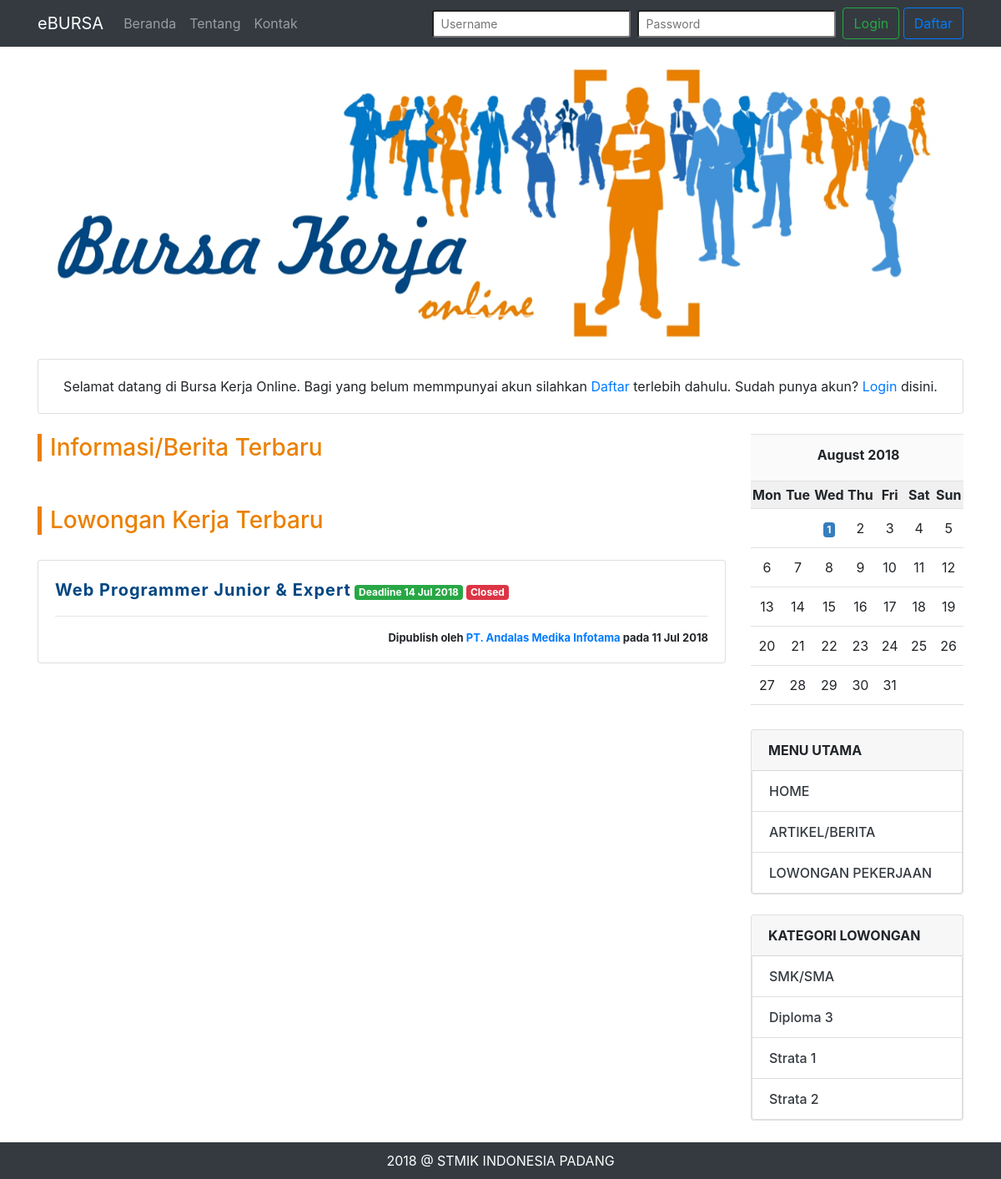
The app's page /main.php?page=home, older data.
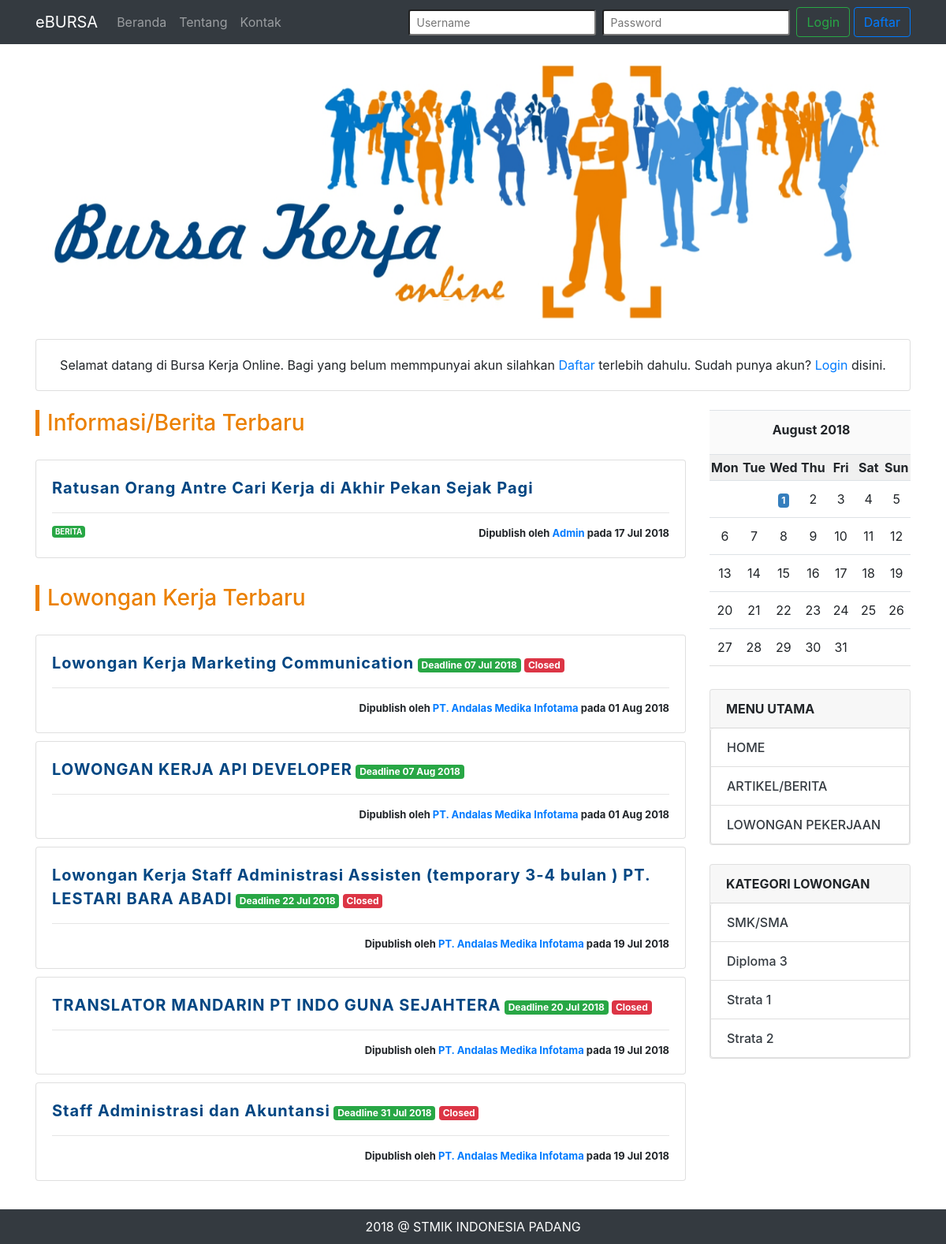
The same page, newer data.
### tables this page shows
CREATE TABLE `lowongan` (
  `id` int(11) NOT NULL AUTO_INCREMENT,
  `profil_perusahaan_id` int(11) NOT NULL,
  `judul` varchar(255) NOT NULL,
  `tanggal_mulai` date NOT NULL,
  `tanggal_selesai` date NOT NULL,
  `deskripsi_pekerjaan` text NOT NULL,
  `deskripsi_persyaratan` text NOT NULL,
  `gaji` varchar(100) NOT NULL,
  `bann` tinyint(1) NOT NULL DEFAULT '0',
  `status` tinyint(1) NOT NULL,
  `gambar` varchar(255) DEFAULT 'no_image.jpg',
  `dibuat_pada` date NOT NULL,
  PRIMARY KEY (`id`),
  KEY `profil_perusahaan_id` (`profil_perusahaan_id`)
);

CREATE TABLE `profil_perusahaan` (
  `id` int(11) NOT NULL AUTO_INCREMENT,
  `user_akun_id` int(11) NOT NULL,
  `nama_perusahaan` varchar(50) NOT NULL,
  `no_siup` varchar(20) NOT NULL,
  `no_situ` varchar(20) NOT NULL,
  `bidang_usaha` varchar(50) NOT NULL,
  `alamat` text,
  `telepon` varchar(20) DEFAULT NULL,
  `deskripsi_perusahaan` text,
  `website` varchar(50) DEFAULT NULL,
  `email` varchar(50) NOT NULL,
  `logo_perusahaan` varchar(100) DEFAULT 'default.png',
  `slogan` varchar(50) DEFAULT NULL,
  `dibuat_pada` date NOT NULL,
  PRIMARY KEY (`id`),
  KEY `user_akun_id` (`user_akun_id`)
);

CREATE TABLE `info_berita` (
  `id` int(11) NOT NULL AUTO_INCREMENT,
  `profil_admin_id` int(11) NOT NULL,
  `judul` varchar(200) NOT NULL,
  `tanggal` date NOT NULL,
  `kategori` enum('Berita','Event','Info') NOT NULL,
  `konten` text NOT NULL,
  `status` tinyint(1) NOT NULL,
  PRIMARY KEY (`id`),
  KEY `profil_admin_id` (`profil_admin_id`)
);

### cores/misc/function.php (called while the page is built, shortened)
<?php
	function koneksi() {
		$conn = mysqli_connect('localhost', 'root', '', 'dbbursa');
		return $conn;
	}
	function perusahaanGetNama($user_id) {
		$conn = koneksi();
		$sql = "SELECT nama_perusahaan FROM profil_perusahaan WHERE id = '$user_id'";
		$proc = mysqli_query($conn, $sql);
		$data = mysqli_fetch_assoc($proc);
		return $data['nama_perusahaan'];
	}
?>

### views/home.php (the view, shortened to what this page needs)
<?php include "views/partials/carousel.php"; ?>
<div class="card bg-scondary my-4 text-center">
	<div class="card-body">
		<p class="m-0">
			Selamat datang di Bursa Kerja Online. Bagi yang belum memmpunyai akun silahkan
			<a href="?page=daftar">Daftar</a> terlebih dahulu. Sudah punya akun?
			<a href="?page=login">Login</a> disini.
		</p>
	</div>
</div>
<div class="row">
	<div class="col-md-9">
		<div class="row">
			<div class="col-md-12">
				<h3 class="home-title">Informasi/Berita Terbaru</h3>
				<?php
					$list_data = [];
					$query = "SELECT * FROM info_berita WHERE status = '1' ORDER BY tanggal DESC LIMIT 5";
					$process = mysqli_query($conn, $query);
					while($row = mysqli_fetch_array($process)) {
						$list_data[] = $row;
					}
					foreach ($list_data as $key => $value) {
				?>
				<div class="row bt-mrg-10">
					<div class="col-md-12">
						<div class="card">
							<div class="card-body">
								<p class="post-title">
									<a href="?page=detail-info&id=<?php echo $value['id'] ?>" class=""><?php echo $value['judul'] ?></a>
								</p><hr>
								<p class="post-time text-right"><span class="badge badge-success float-left"><?php echo strtoupper($value['kategori']) ?></span>Dipublish oleh <a href="#">Admin</a> pada <?php echo date("d M Y", strtotime($value['tanggal'])) ?></p>
							</div>
						</div>
					</div>
				</div>
				<?php
					}
				?>
			</div>
		</div><br>
		<div class="row">
			<div class="col-md-12">
				<h3 class="home-title">Lowongan Kerja Terbaru</h3>
				<?php
					$list_data2 = array();
					$query2 = "SELECT * FROM lowongan ORDER BY dibuat_pada DESC LIMIT 5";
					$process2 = mysqli_query($conn, $query2);
					while($row = mysqli_fetch_array($process2)) {
						$list_data2[] = $row;
					}
					foreach ($list_data2 as $key => $value) {
				?>
				<div class="row bt-mrg-10">
					<div class="col-md-12">
						<div class="card">
							<div class="card-body">
								<p class="post-title">
									<a href="?page=detail-loker&id=<?php echo $value['id'] ?>"><?php echo $value['judul'] ?></a>
									<span class="badge badge-success">Deadline <?php echo date("d M Y", strtotime($value['tanggal_selesai'])) ?></span>
									<?php
										$date_now = date("Y-m-d");
										if ($value['status'] == 0 || $date_now > $value['tanggal_selesai']) {
											echo '<span class="badge badge-danger">Closed</span> ';
										}
									?>
								</p><hr>
								<p class="post-time text-right">Dipublish oleh <a href="#"><?php echo perusahaanGetNama($value['profil_perusahaan_id']) ?></a> pada <?php echo date("d M Y", strtotime($value['dibuat_pada'])) ?></p>
							</div>
						</div>
					</div>
				</div>
				<?php
					}
				?>
			</div>
		</div>
	</div>
	<div class="col-md-3">
		<?php include "views/partials/rightbar.php"; ?>
	</div>
</div>

### main.php (shortened to what this page needs)
<?php
	require 'cores/misc/function.php';
?>
<!DOCTYPE html>
<html>
<head>
	<link rel="stylesheet" href="assets/vendors/bootstrap/css/bootstrap.min.css">
	<link rel="stylesheet" href="assets/vendors/datatables/datatables.min.css">
	<link rel="stylesheet" href="assets/vendors/air-datepicker/dist/css/datepicker.min.css">
	<link rel="stylesheet" href="assets/vendors/zabuto/zabuto_calendar.min.css">
	<link rel="stylesheet" href="assets/css/app.css">
</head>
<body>
	<?php include "views/partials/navbar.php"; ?>
	<div class="container main-content">
		<div><br></div>
		<?php
			if (ISSET($_GET['page'])) {
				$page = $_GET['page'];
				if ($page == 'home') {
					include "views/home.php";
				} elseif ($page == 'login') {
					include "views/auth/login.php";
				} elseif ($page == 'daftar') {
					include "views/auth/daftar.php";
				} elseif ($page == 'aktivasi') {
					include "views/auth/aktivasi.php";
				} elseif ($page == 'info') {
					include "views/info.php";
				} elseif ($page == 'loker') {
					include "views/loker.php";
				} elseif ($page == 'loker-adv') {
					include "views/loker-adv.php";
				} elseif ($page == 'detail-loker') {
					include "views/detail-loker.php";
				} elseif ($page == 'detail-info') {
					include "views/detail-info.php";
				} elseif ($page == 'tambah-komentar-loker') {
					include "views/tambah-komentar-loker.php";
				} elseif ($page == 'tambah-komentar-info') {
					include "views/tambah-komentar-info.php";
				} elseif ($page == 'lamar-kerja') {
					include "views/lamar-kerja.php";
				} elseif ($page == 'profil-pencaker') {
					include "views/profil-pencaker.php";
				} elseif ($page == 'profil-perusahaan') {
					include "views/profil-perusahaan.php";
				}
			}
		?>
	</div>
	<footer class="footer">
		<div class="container">
			<?php echo date('Y') ?> @ <a href="https://stmikindonesia.ac.id" target="_blank">STMIK INDONESIA PADANG</a>
		</div>
	</footer>
</body>
</html>

### views/partials/navbar.php (shortened to what this page needs)
<nav class="navbar navbar-expand-lg navbar-dark bg-dark">
	<div class="container">
		<a class="navbar-brand" href="/e-bursa">eBURSA</a>
		<div class="collapse navbar-collapse" id="navbarSupportedContent">
			<ul class="navbar-nav mr-auto">
				<li class="nav-item">
					<a class="nav-link" href="/e-bursa">Beranda</a>
				</li>
				<li class="nav-item">
					<a class="nav-link" href="#">Tentang</a>
				</li>
				<li class="nav-item">
					<a class="nav-link" href="#">Kontak</a>
				</li>
			</ul>
			<?php
				if (!isset($_SESSION['username'])) {
			?>
				<form class="form-inline my-2 my-lg-0" method="POST" action="cores/auth/login_process.php">
					<input class="form-control-sm mr-sm-2" type="text" placeholder="Username" name="username">
					<input class="form-control-sm mr-sm-2" type="password" placeholder="Password" name="password">
					<button class="btn btn-outline-success my-2 my-sm-0" type="submit">Login</button> &nbsp;
					<a href="?page=daftar" class="btn btn-outline-primary my-2 my-sm-0">Daftar</a>
				</form>
			<?php
				}
			?>
		</div>
	</div>
</nav>

### views/partials/carousel.php (shortened to what this page needs)
<div id="carouselExampleIndicators" class="carousel slide" data-ride="carousel">
	<ol class="carousel-indicators">
		<li data-target="#carouselExampleIndicators" data-slide-to="0" class="active"></li>
		<li data-target="#carouselExampleIndicators" data-slide-to="1"></li>
		<li data-target="#carouselExampleIndicators" data-slide-to="2"></li>
	</ol>
	<div class="carousel-inner">
		<div class="carousel-item active">
			<img class="d-block w-100" src="assets/img/slider/slide-1.jpg" alt="First slide">
		</div>
	</div>
	<a class="carousel-control-prev" href="#carouselExampleIndicators" role="button" data-slide="prev">
		<span class="carousel-control-prev-icon" aria-hidden="true"></span>
	</a>
	<a class="carousel-control-next" href="#carouselExampleIndicators" role="button" data-slide="next">
		<span class="carousel-control-next-icon" aria-hidden="true"></span>
	</a>
</div>

### views/partials/rightbar.php
<div class="row">
	<div class="col-md-12">
		<div id="my-calendar"></div>
	</div>
</div><br>
<div class="row">
	<div class="col-md-12">
		<div class="card">
			<div class="card-header">
				<strong>MENU UTAMA</strong>
			</div>
			<ul class="list-group">
				<a href="?page=home" class="list-group-item">HOME</a>
				<a href="?page=info" class="list-group-item">ARTIKEL/BERITA</a>
				<a href="?page=loker" class="list-group-item">LOWONGAN PEKERJAAN</a>
			</ul>
		</div>
	</div>
</div><br>
<div class="row">
	<div class="col-md-12">
		<div class="card">
			<div class="card-header">
				<strong>KATEGORI LOWONGAN</strong>
			</div>
			<ul class="list-group">
				<a href="?page=loker-adv&key=sma" class="list-group-item">SMK/SMA</a>
				<a href="?page=loker-adv&key=d3" class="list-group-item">Diploma 3</a>
				<a href="?page=loker-adv&key=s1" class="list-group-item">Strata 1</a>
				<a href="?page=loker-adv&key=s2" class="list-group-item">Strata 2</a>
			</ul>
		</div>
	</div>
</div>

### assets/css/app.css (style rules this page uses)
.bt-mrg-10 { margin-bottom: 10px; }
.home-title { margin-bottom: 30px; color: #eb8000; border-left: 5px solid; padding-left: 10px; }
.post-title > a { font-size: 15pt; color: #004682; font-weight: bold; letter-spacing: 1px; }
.post-title > a { text-decoration: none; }
.post-time { font-size: 13px; font-weight: bold; margin-bottom: 0; }
.main-content { margin-bottom: 70px; }
.footer { bottom: 0; width: 100%; padding: 10px 0; background: #343a40; color: #ffffff; text-align: center; display: block; position: fixed; }
.footer > .container > a { text-decoration: none; color: #ffffff; }
.list-group-item { font-weight: 500; color: #343a40; }
.active { z-index: 0; }

Row changes from the older to the newer data that the page shows:
no longer on this page (row edited): lowongan: judul "Web Programmer Junior & Expert", tanggal_selesai "14 Jul 2018", status "Closed", profil_perusahaan.nama_perusahaan "PT. Andalas Medika Infotama", dibuat_pada "11 Jul 2018"
added info_berita: judul "Ratusan Orang Antre Cari Kerja di Akhir Pekan Sejak Pagi", kategori "BERITA", tanggal "17 Jul 2018"
added lowongan: judul "Lowongan Kerja Marketing Communication", tanggal_selesai "07 Jul 2018", status "Closed", profil_perusahaan.nama_perusahaan "PT. Andalas Medika Infotama", dibuat_pada "01 Aug 2018"
added lowongan: judul "LOWONGAN KERJA API DEVELOPER", tanggal_selesai "07 Aug 2018", profil_perusahaan.nama_perusahaan "PT. Andalas Medika Infotama", dibuat_pada "01 Aug 2018"
added lowongan: judul "Lowongan Kerja Staff Administrasi Assisten (temporary 3-4 bulan ) PT. LESTARI BARA ABADI", tanggal_selesai "22 Jul 2018", status "Closed", profil_perusahaan.nama_perusahaan "PT. Andalas Medika Infotama", dibuat_pada "19 Jul 2018"
added lowongan: judul "TRANSLATOR MANDARIN PT INDO GUNA SEJAHTERA", tanggal_selesai "20 Jul 2018", status "Closed", profil_perusahaan.nama_perusahaan "PT. Andalas Medika Infotama", dibuat_pada "19 Jul 2018"
added lowongan: judul "Staff Administrasi dan Akuntansi", tanggal_selesai "31 Jul 2018", status "Closed", profil_perusahaan.nama_perusahaan "PT. Andalas Medika Infotama", dibuat_pada "19 Jul 2018"
